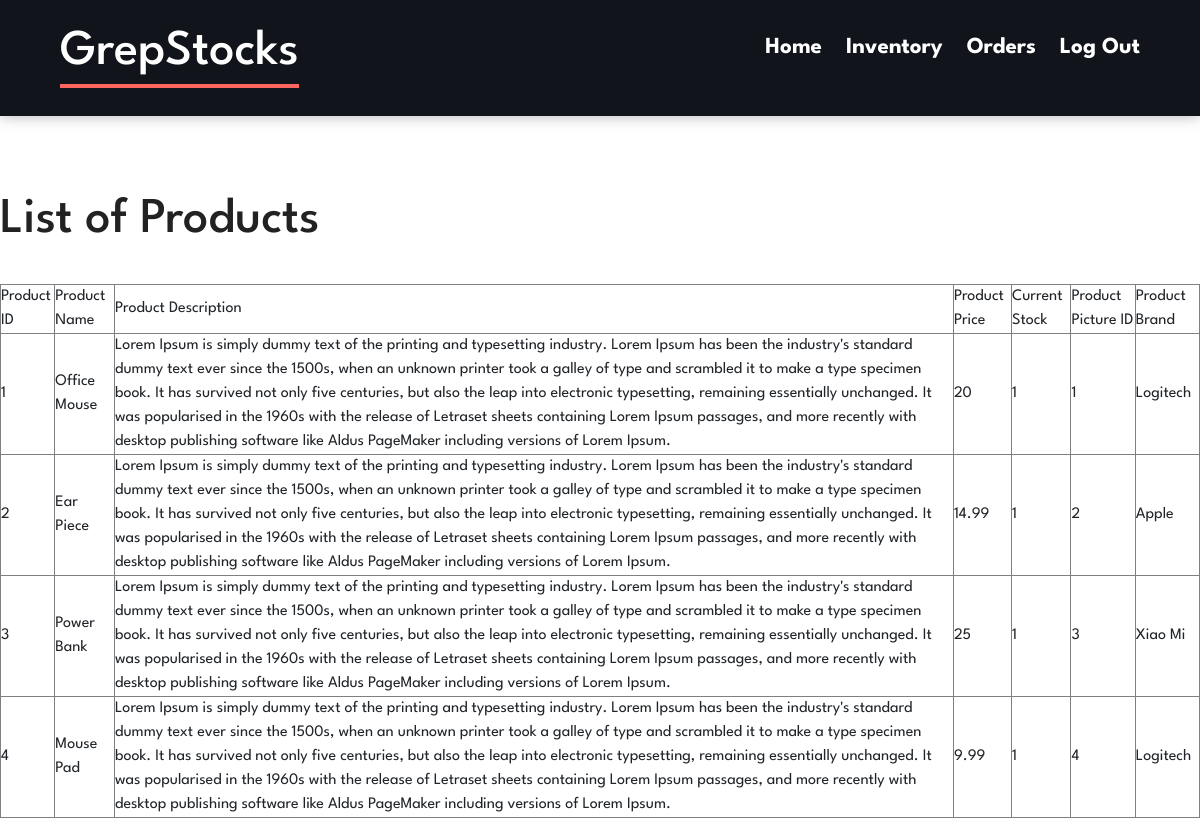
Page /Staff/updateStock.php (signed in) on the committed database.
### tables this page shows
CREATE TABLE `products` (
  `productID` int(11) NOT NULL,
  `productName` varchar(255) NOT NULL,
  `productDescription` text NOT NULL,
  `productPrice` double NOT NULL,
  `currentStock` int(11) NOT NULL,
  `productPictureID` int(11) NOT NULL,
  `productBrand` varchar(255) NOT NULL
);

### Staff/updateStock.php (the view, shortened to what this page needs)
<!DOCTYPE html>
<html lang="en">
<head>
    <link rel="stylesheet" href="https://stackpath.bootstrapcdn.com/bootstrap/4.5.2/css/bootstrap.min.css">
    <link rel="stylesheet" href="../css/grepstock.css">
</head>
<body>
    <div>
        <?php include 'staffNavbar.php'; ?>
        <br><br>
    </div>
<?php
include("connection.php");
echo "<br>";
$hasAction = isset($_POST["action"]);
$listAll = false;
if (!$hasAction) {
    $listAll = true;
} else {
    $action = $_POST["action"];
    $actionAdd = $action === "add";
    $actionUpdate = $action === "update";
    $actionDelete = $action === "delete";
}
if ($listAll) {
    $statement = $con->prepare("SELECT * FROM products");
    $result = $statement->execute();
    echo "<h1>List of Products</h1><br>";
    $result = $statement->get_result();
    echo "<table border='1'>";
    echo "<tr><td>" . "Product ID" . "</td><td>" . "Product Name" . "</td><td>" . "Product Description" . "</td><td>" . "Product Price" . "</td><td>" . "Current Stock" . "</td><td>" . "Product Picture ID" . "</td><td>" . "Product Brand" . "</td></tr>";
    while ($row = $result->fetch_assoc()) {
        echo "<tr><td>" . $row['productID'] . "</td><td>" . $row['productName'] . "</td><td>" . $row['productDescription'] . "</td><td>" . $row['productPrice'] . "</td><td>" . $row['currentStock'] . "</td><td>" . $row['productPictureID'] . "</td><td>" . $row['productBrand'] . "</td></tr>";
    }
    echo "</table>";
}
?>

### css/grepstock.css (style rules this page uses)
* { margin: 0; padding: 0; box-sizing: border-box; scroll-behavior: smooth; font-family: 'League Spartan', sans-serif; }
body { height: 100%; background-color: white; }
h1 { font-size: 50px; line-height: 64px; color: #222; }
body, .main-wrapper { display: flex; flex-direction: column; min-height: 100vh; }

### rows in the picture
products: productID "1", productName "Office Mouse", productDescription "Lorem Ipsum is simply dummy text of the printing and typesetting industry. Lorem Ipsum has been the industry's standard dummy text ever since the 1500s, when an unknown printer took a galley of type and scrambled it to make a type specimen book. It has survived not only five centuries, but also the leap into electronic typesetting, remaining essentially unchanged. It was popularised in the 1960s with the release of Letraset sheets containing Lorem Ipsum passages, and more recently with desktop publishing software like Aldus PageMaker including versions of Lorem Ipsum.", productPrice "20", currentStock "1", productPictureID "1", productBrand "Logitech"
products: productID "2", productName "Ear Piece", productDescription "Lorem Ipsum is simply dummy text of the printing and typesetting industry. Lorem Ipsum has been the industry's standard dummy text ever since the 1500s, when an unknown printer took a galley of type and scrambled it to make a type specimen book. It has survived not only five centuries, but also the leap into electronic typesetting, remaining essentially unchanged. It was popularised in the 1960s with the release of Letraset sheets containing Lorem Ipsum passages, and more recently with desktop publishing software like Aldus PageMaker including versions of Lorem Ipsum.", productPrice "14.99", currentStock "1", productPictureID "2", productBrand "Apple"
products: productID "3", productName "Power Bank", productDescription "Lorem Ipsum is simply dummy text of the printing and typesetting industry. Lorem Ipsum has been the industry's standard dummy text ever since the 1500s, when an unknown printer took a galley of type and scrambled it to make a type specimen book. It has survived not only five centuries, but also the leap into electronic typesetting, remaining essentially unchanged. It was popularised in the 1960s with the release of Letraset sheets containing Lorem Ipsum passages, and more recently with desktop publishing software like Aldus PageMaker including versions of Lorem Ipsum.", productPrice "25", currentStock "1", productPictureID "3", productBrand "Xiao Mi"
products: productID "4", productName "Mouse Pad", productDescription "Lorem Ipsum is simply dummy text of the printing and typesetting industry. Lorem Ipsum has been the industry's standard dummy text ever since the 1500s, when an unknown printer took a galley of type and scrambled it to make a type specimen book. It has survived not only five centuries, but also the leap into electronic typesetting, remaining essentially unchanged. It was popularised in the 1960s with the release of Letraset sheets containing Lorem Ipsum passages, and more recently with desktop publishing software like Aldus PageMaker including versions of Lorem Ipsum.", productPrice "9.99", currentStock "1", productPictureID "4", productBrand "Logitech"
